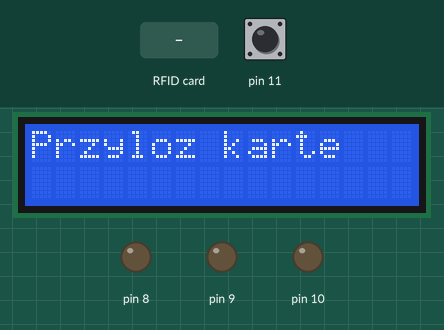
Simulated run of this sketch. Board: Arduino Mega 2560, built with avr-gcc and run on an emulated ATmega2560. Parts: 16×2 character LCD, output pins drawn as LEDs (lit = HIGH). The test bench sets the inputs (shaded band); at power-on: pin 11 HIGH. Pins used as bus, display or sensor lines are not drawn; what the sketch prints to the serial monitor is not drawn.

Above: at 1.2 s.
1.3 s: RFID card 2E 33 0E 71 held to the reader
At 3.2 s:
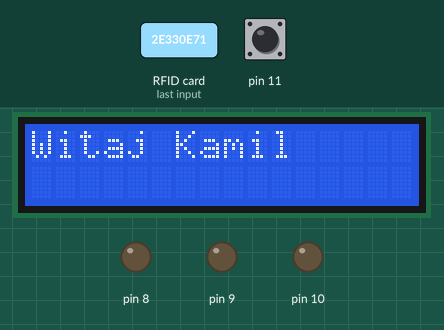
At 5.8 s:
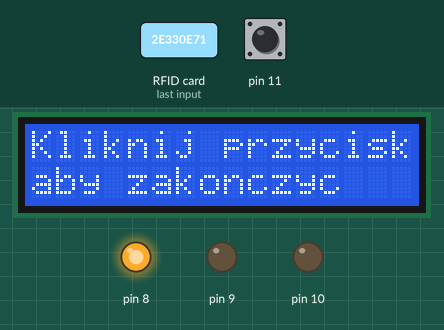
Timing chart, 0 to 15.4 s (numbered marks = the images above; inputs shaded):
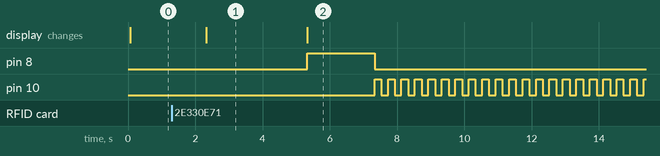

The sketch:

BSc_thesis.ino
```cpp
#include "SPI.h"
#include "MFRC522.h"
#include <LiquidCrystal.h>

#define SS_PIN 53
#define RST_PIN 49
#define green 8
#define red 9
#define yellow 10

MFRC522::MIFARE_Key key;
MFRC522 rfid(SS_PIN, RST_PIN);

LiquidCrystal lcd(2, 3, 4, 5, 6, 7);

int i;
unsigned long tstart=0;

void setup() {
  Serial.begin(9600);
  SPI.begin();
  pinMode(8, OUTPUT);
  pinMode(9, OUTPUT);
  pinMode(10, OUTPUT);
  pinMode(11, INPUT_PULLUP);
}

void loop() {
  lcd.begin(16,2);
  lcd.setCursor(0,0);
  lcd.print("Przyloz karte");

  if (!rfid.PICC_IsNewCardPresent() || !rfid.PICC_ReadCardSerial())
    return;

  MFRC522::PICC_Type piccType = rfid.PICC_GetType(rfid.uid.sak);

  if (piccType != MFRC522::PICC_TYPE_MIFARE_MINI &&
      piccType != MFRC522::PICC_TYPE_MIFARE_1K &&
      piccType != MFRC522::PICC_TYPE_MIFARE_4K) {
    Serial.println(F("Zmień kartę magnetyczną"));
    return;
  }
  String strID = "";
  for (byte i = 0; i < 4; i++) {
                                strID +=
                                (rfid.uid.uidByte[i] < 0x10 ? "0" : "") +
                                String(rfid.uid.uidByte[i], HEX) +
                                (i != 3 ? ":" : "");
  }
  strID.toUpperCase();
  Serial.print("Numer karty: ");
  Serial.println(strID);
  delay(1000);

  if (strID.indexOf("2E:33:0E:71") >= 0)
  {
    Serial.println("Ładowanie w trakcie, aby zakończyć ładowanie wciśnij przycisk");
    tstart=millis();
    lcd.clear();
    lcd.setCursor(0,0);
    lcd.print("Witaj Kamil");
    delay (3000);
    lcd.clear();
    lcd.print("Kliknij przycisk");
    lcd.setCursor(0,1);
    lcd.print("aby zakonczyc");
    digitalWrite(8, HIGH);
    delay (2000);
    digitalWrite(8, LOW);

    do{
       digitalWrite(10, HIGH);
       delay (200);
       digitalWrite(10, LOW);
       delay (200);
       }
    while (digitalRead(11)==HIGH);{
                                    Serial.println("Koniec ładowania");
                                    lcd.clear();
                                    lcd.setCursor(0,0);
                                    lcd.print((millis()-tstart)/1000);
                                    lcd.setCursor(0,1);
                                    lcd.print("czas postoju [s]");
                                    Serial.println("Ładowanie trwało: ");
                                    Serial.println((millis()-tstart)/1000);
                                    Serial.println("Przyłóż kartę");
                                    delay(3000);
                                    return;
                                  }
  }


  else {
        Serial.println("Dostęp niedozwolony");
        digitalWrite(9, HIGH);
        digitalWrite(9, LOW);
        lcd.clear();
        lcd.setCursor(0,1);
        lcd.print("Brak dostepu");
        delay(2000);
        Serial.println("Przyłóż kartę");
        return;
        }


}
```

Measured:
- after the input at 1.3 s, pin 8: LOW → HIGH after 4.0 s, → LOW 2.0 s later; pin 10: alternates HIGH for 0.20 s and LOW for 0.20 s, starting after 6.0 s; the display: changes after 1.0 s (image 1)
- what the display in image 1 shows lasts 3.0 s, from 2.3 s to 5.3 s
